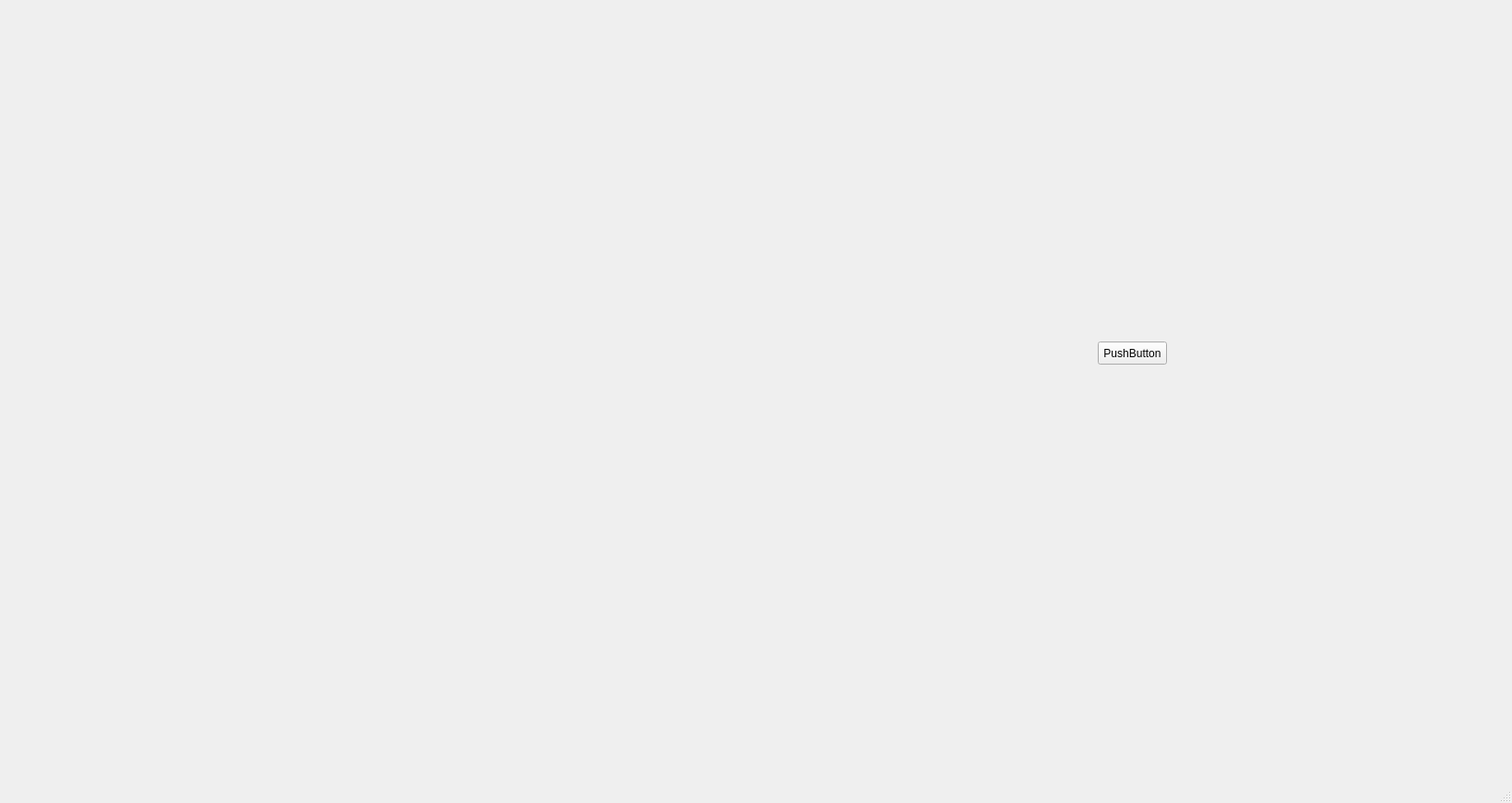
<?xml version="1.0" encoding="UTF-8"?>
<ui version="4.0">
 <class>MainWindow</class>
 <widget class="QMainWindow" name="MainWindow">
  <property name="geometry">
   <rect>
    <x>0</x>
    <y>0</y>
    <width>1639</width>
    <height>870</height>
   </rect>
  </property>
  <property name="windowTitle">
   <string>MainWindow</string>
  </property>
  <widget class="QWidget" name="centralwidget">
   <widget class="QPushButton" name="pushButton">
    <property name="geometry">
     <rect>
      <x>1190</x>
      <y>370</y>
      <width>75</width>
      <height>25</height>
     </rect>
    </property>
    <property name="text">
     <string>PushButton</string>
    </property>
   </widget>
  </widget>
  <widget class="QMenuBar" name="menubar">
   <property name="geometry">
    <rect>
     <x>0</x>
     <y>0</y>
     <width>1639</width>
     <height>20</height>
    </rect>
   </property>
  </widget>
  <widget class="QStatusBar" name="statusbar"/>
 </widget>
 <resources/>
 <connections/>
</ui>
